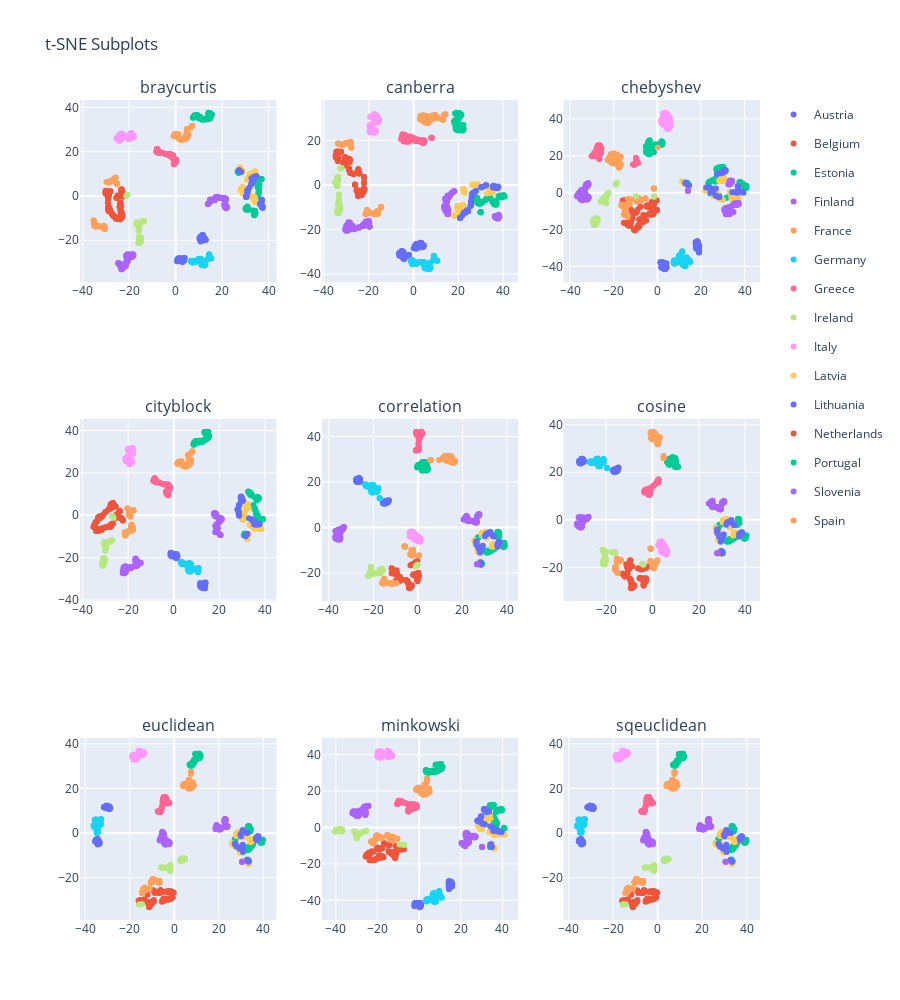

Here is the notebook cell this chart was saved with:
### Code cell
# def create_tsne_plots(X, y, dist_metrics):
X = big_data.values
y = labels
dist_metrics = [
    "braycurtis",
    "canberra",
    "chebyshev",
    "cityblock",
    "correlation",
    "cosine",
    # "dice", dots (?)
    "euclidean",
    # "hamming", sparse layout
    # "jaccard", dots (?)
    # "jensenshannon", not valid
    # "kulsinski", dots (?)
    # "kulczynski1", not valid
    # "mahalanobis", required additional arg
    # "matching", dots 
    "minkowski",
    # "rogerstanimoto", dots 
    # "russellrao", dots
    # "seuclidean", init error?
    # "sokalmichener", dots
    # "sokalsneath", dots
    "sqeuclidean",
    # "yule"  dots
    ]

final_fig = sp.make_subplots(rows=3, cols=3,
    subplot_titles=dist_metrics)

for i in range(0, len(dist_metrics)):
    
    row_i = int(i/3) + 1
    col_i = i % 3 + 1

    tsne = TSNE(
        perplexity=30, n_components=2, learning_rate='auto',
        init='random', metric=dist_metrics[i], random_state=0, n_jobs=-1)
    X_embedded = tsne.fit_transform(X)

    fig = px.scatter(X_embedded, x=X_embedded[:,0], y=X_embedded[:,1], color=y)

    if y[0] == labels[0]:
        if i != 0:
            for j in range(0, len(countries)):
                fig['data'][j]['showlegend'] = False

    fig_traces = []
    for trace in range(len(fig["data"])):
        fig_traces.append(fig["data"][trace])

    for traces in fig_traces:
        final_fig.append_trace(traces, row=row_i, col=col_i)

final_fig.update_layout(height=1000, title_text="t-SNE Subplots")
final_fig.show()
